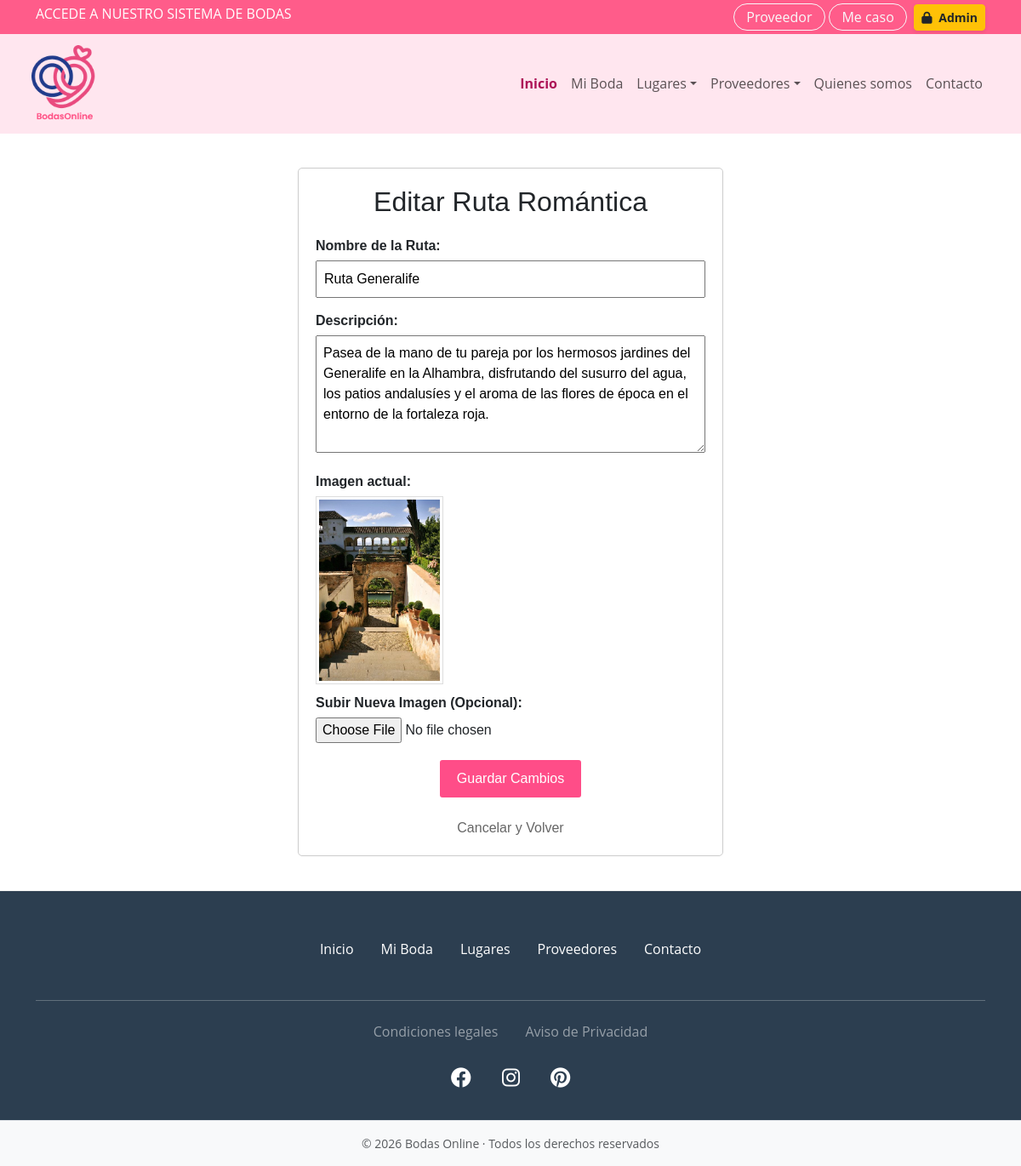
/editar_ruta.php?idRuta=1 (signed in), run on the app's committed database.
### tables this page shows
CREATE TABLE `rutastb` (
  `idRuta` int NOT NULL,
  `nombreRuta` varchar(100) NOT NULL,
  `imgRuta` varchar(255) NOT NULL,
  `descripcionRuta` text
);

### editar_ruta.php (the view, shortened to what this page needs)
<?php
require_once("conexion.php");
$idRuta = $_GET['idRuta'];
$consulta = "SELECT * FROM rutastb WHERE idRuta = ?";
$sentencia = $conexion->prepare($consulta);
$sentencia->execute([$idRuta]);
$ruta = $sentencia->fetch(PDO::FETCH_ASSOC);
?>
<?php include_once("header.php"); ?>
<div style="max-width: 500px; margin: 40px auto; padding: 20px; border: 1px solid #ccc; border-radius: 5px; background-color: #fff; font-family: sans-serif;">
    <h2 style="text-align: center; margin-bottom: 20px;">Editar Ruta Romántica</h2>
    <form action="" method="POST" enctype="multipart/form-data">
        <div style="margin-bottom: 15px;">
            <label style="display: block; margin-bottom: 5px; font-weight: bold;">Nombre de la Ruta:</label>
            <input type="text" name="nombreRuta" value="<?= htmlspecialchars($ruta['nombreRuta']) ?>" required style="width: 100%; padding: 8px; box-sizing: border-box;">
        </div>
        <div style="margin-bottom: 15px;">
            <label style="display: block; margin-bottom: 5px; font-weight: bold;">Descripción:</label>
            <textarea name="descripcionRuta" rows="5" required style="width: 100%; padding: 8px; box-sizing: border-box;"><?= htmlspecialchars($ruta['descripcionRuta']) ?></textarea>
        </div>
        <div style="margin-bottom: 20px;">
            <label style="display: block; margin-bottom: 5px; font-weight: bold;">Imagen actual:</label>
            <img src="<?= htmlspecialchars($ruta['imgRuta']) ?>" width="150" style="display: block; margin-bottom: 10px; border: 1px solid #ddd; padding: 3px;">
            <label style="display: block; margin-bottom: 5px; font-weight: bold;">Subir Nueva Imagen (Opcional):</label>
            <input type="file" name="imgRuta" style="width: 100%;">
        </div>
        <div style="text-align: center;">
            <button type="submit" style="background-color: #ff4d88; color: white; border: none; padding: 10px 20px; font-size: 16px; cursor: pointer; border-radius: 3px;">Guardar Cambios</button>
            <br><br>
            <a href="admin.php?tab=rutas" style="color: #666; text-decoration: none;">Cancelar y Volver</a>
        </div>
    </form>
</div>
<?php include_once("footer.php"); ?>

### style.css (style rules this page uses)
:root { --rosa-fondo: #ffe6ef; --rosa-intenso: #ff5c8a; --rosa-medio: #ff9bb8; --azul: #0046ff; --gris-texto: #555; --color-negro-fondo: #000000; --color-rosa-tarjeta: #fcebed; --color-rojo-flecha: #ff1a4d; --color-texto-azul: #0a1b44; --color-pie-texto: #802040; --rosa-principal: #ff3366; --dorado-premium: #ffc107; --azul-oscuro: #0a1b44; --pink-main: #ff4d88; --pink-gradient: linear-gradient(90deg, #ff4d88 0%, #ff758c 100%); --pink-soft: #ffe6ef; --pink-light: #fff0f3; --navy-blue: #1a2b56; --navy-blog: #0a1b44; --navy-dark: #0a1b44; --yellow-stars: #ffb800; --yellow-blog: #ffb800; --text-muted: #b56b7d; --text-brown: #8a3a3a; --bg-premium: #ffb800; --gold-stars: #ffc107; --pink-btn: linear-gradient(90deg, #ff4d88 0%, #ff758c 100%); --pink-accent: #ff3366; --pink-primary: #ff4d88; --pink-bg-light: #ffe6ef; --dark-blue: #2c3e50; --bo-pink: #ff4d88; --bo-pink-hover: #ff3370; --bo-pink-light: #fff0f3; --bo-pink-border: #ffdce5; --bo-navy: #1d3557; --bo-accent-pink: #ff4d88; --bo-yellow: #ffb800; --bo-blue-button: #233d90; }
body { font-family: 'Open Sans', system-ui, -apple-system, BlinkMacSystemFont, "Segoe UI", sans-serif; background-color: #fff; overflow-x: hidden; }

### data on the page
rutastb: nombreRuta "Ruta Generalife", descripcionRuta "Pasea de la mano de tu pareja por los hermosos jardines del Generalife en la Alhambra, disfrutando del susurro del agua, los patios andalusíes y el aroma de las flores de época en el entorno de la fortaleza roja.", imgRuta (picture)
